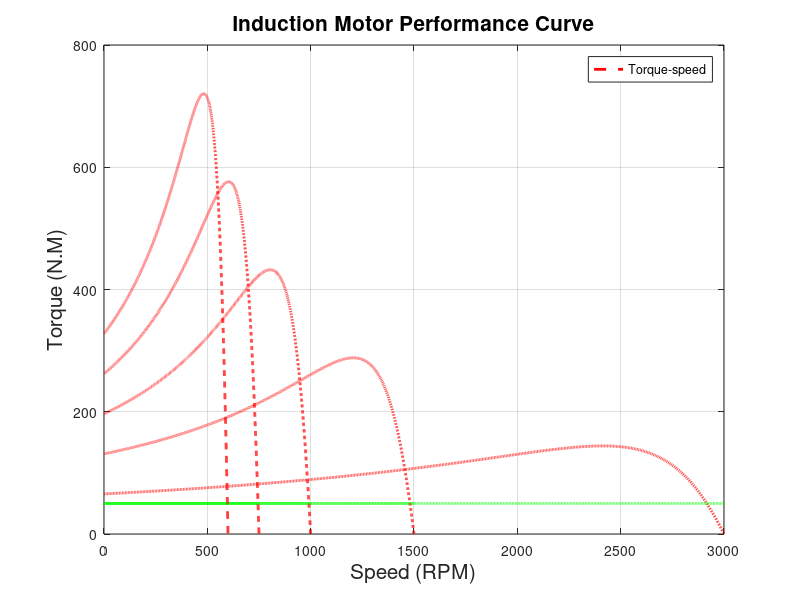

Write the MATLAB code that produced this figure.
% speed control using changing number of poles %

clear
clc
r1=0.641; % stator resistance ( ohm )
x1=1.106; % stator reactance ( ohm )
r2= 0.332; % rotor resistance ( ohm )
x2=0.464; % rotor reactance ( ohm )
xm=26.3; % magnetizing reactance ( ohm )
v_ph=460/sqrt(3); % phase voltage ( volt )
f=50; % frequency of supply


for p = 2:2:10
n_s=120*f/p; % synchronous speed
w_s=2*pi*n_s/60;
s = 0 : 0.0001 : 1; % slip
n_m = ( 1 - s ) * n_s; % rotor speed ( RPM )
for i=1:10001

 tl(i)=50; % load torque (N.m)
 t(i) = ( 3* (v_ph^2) * (r2/s(i) ) ) / ( w_s * ( ( (r1+ (r2/s(i)) )^2) + (x1+x2)^2) );
end
plot(n_m,t,'r--','linewidth',2)
hold on
plot(n_m,tl,'g--','linewidth',2)
title({'Induction Motor Performance Curve'},'fontsize',15)
xlabel('Speed (RPM)','fontsize',15)
ylabel('Torque (N.M)','fontsize',15)
legend('Torque-speed')
grid on

hold on
end